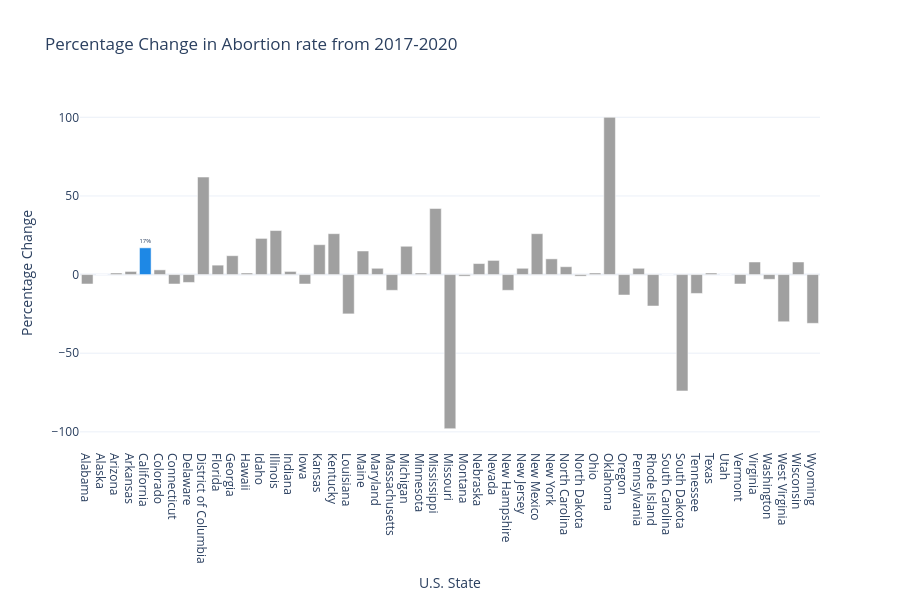

Notebook code for this chart:
### Code cell
fig = go.Figure(data=[
    go.Bar(name='Percentage Change in Abortion Rates (2014-2017)',
          x=df['U.S. State'],
          y=df['% change in abortion rate, 2017-2020'],
          # Create a list of colors where California is blue, others are gray
          marker_color=['#1E88E5' if state == 'California' else '#A0A0A0' for state in df['U.S. State']],
          # Add text on bars
          text=[f"{value}%" if state == 'California' else "" for state, value in zip(df['U.S. State'], df['% change in abortion rate, 2017-2020'])],
          textposition='outside'
    )
])

fig.update_layout(
    title='Percentage Change in Abortion rate from 2017-2020',
    xaxis_title='U.S. State',
    yaxis_title='Percentage Change',
    barmode='group',
    template='plotly_white',
    height=600
)

fig.show()

### Figure 1 — Plotly figure (JSON) as saved in the notebook; plotly's stock layout.template omitted (floating-point values rounded to 4 significant figures)
{"data": [{"marker": {"color": ["#A0A0A0", "#A0A0A0", "#A0A0A0", "#A0A0A0", "#1E88E5", "#A0A0A0", "#A0A0A0", "#A0A0A0", "#A0A0A0", "#A0A0A0", "#A0A0A0", "#A0A0A0", "#A0A0A0", "#A0A0A0", "#A0A0A0", "#A0A0A0", "#A0A0A0", "#A0A0A0", "#A0A0A0", "#A0A0A0", "#A0A0A0", "#A0A0A0", "#A0A0A0", "#A0A0A0", "#A0A0A0", "#A0A0A0", "#A0A0A0", "#A0A0A0", "#A0A0A0", "#A0A0A0", "#A0A0A0", "#A0A0A0", "#A0A0A0", "#A0A0A0", "#A0A0A0", "#A0A0A0", "#A0A0A0", "#A0A0A0", "#A0A0A0", "#A0A0A0", "#A0A0A0", "#A0A0A0", "#A0A0A0", "#A0A0A0", "#A0A0A0", "#A0A0A0", "#A0A0A0", "#A0A0A0", "#A0A0A0", "#A0A0A0", "#A0A0A0"]}, "name": "Percentage Change in Abortion Rates (2014-2017)", "text": ["", "", "", "", "17%", "", "", "", "", "", "", "", "", "", "", "", "", "", "", "", "", "", "", "", "", "", "", "", "", "", "", "", "", "", "", "", "", "", "", "", "", "", "", "", "", "", "", "", "", "", ""], "textposition": "outside", "type": "bar", "x": ["Alabama", "Alaska", "Arizona", "Arkansas", "California", "Colorado", "Connecticut", "Delaware", "District of Columbia", "Florida", "Georgia", "Hawaii", "Idaho", "Illinois", "Indiana", "Iowa", "Kansas", "Kentucky", "Louisiana", "Maine", "Maryland", "Massachusetts", "Michigan", "Minnesota", "Mississippi", "Missouri", "Montana", "Nebraska", "Nevada", "New Hampshire", "New Jersey", "New Mexico", "New York", "North Carolina", "North Dakota", "Ohio", "Oklahoma", "Oregon", "Pennsylvania", "Rhode Island", "South Carolina", "South Dakota", "Tennessee", "Texas", "Utah", "Vermont", "Virginia", "Washington", "West Virginia", "Wisconsin", "Wyoming"], "y": [-6, 0, 1, 2, 17, 3, -6, -5, 62, 6, 12, 1, 23, 28, 2, -6, 19, 26, -25, 15, 4, -10, 18, 1, 42, -98, -1, 7, 9, -10, 4, 26, 10, 5, -1, 1, 100, -13, 4, -20, 0, -74, -12, 1, 0, -6, 8, -3, -30, 8, -31]}], "layout": {"barmode": "group", "height": 600, "title": {"text": "Percentage Change in Abortion rate from 2017-2020"}, "xaxis": {"title": {"text": "U.S. State"}}, "yaxis": {"title": {"text": "Percentage Change"}}}}
